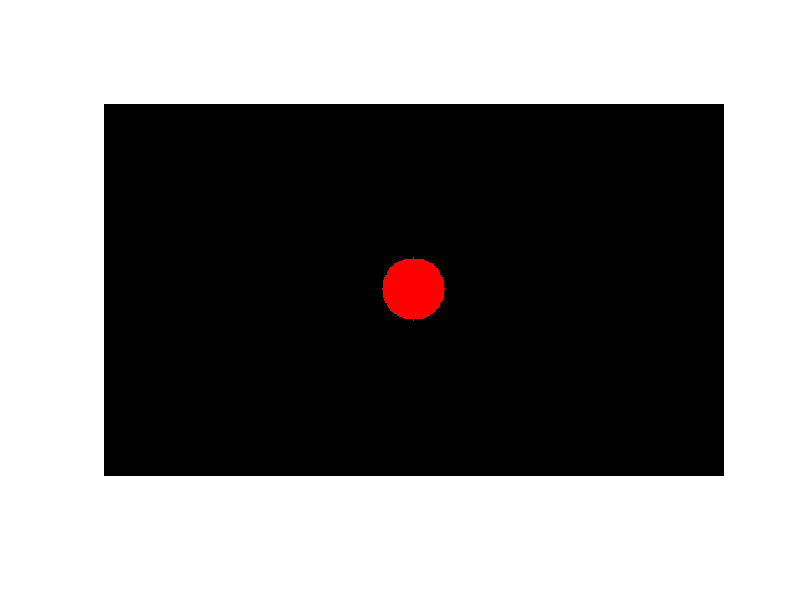

MATLAB code for this plot:
clc
alto = 300;
ancho = 500;

  background_color = [255, 255, 255];
  imagen = uint8(zeros([alto, ancho, 3]));
  imagen(:, :, 1) = background_color(1); % R
  imagen(:, :, 2) = background_color(2); % G
  imagen(:, :, 3) = background_color(3); % B

circle_color = [255, 0, 0];

radio = 25;
centro_x = ancho/2;
centro_y = alto/2;

imagen_figura = uint8(zeros(alto, ancho, 3));

for i = 1:size(imagen_figura, 3)
    for y = 1:alto
    for x = 1:ancho
        distancia_centro = sqrt((x - centro_x)^2 + (y - centro_y)^2);
        if distancia_centro <= radio
            imagen_figura(y, x, :) = circle_color;
        end
      end
    end
    end
  figure, imshow(uint8(imagen_figura));

